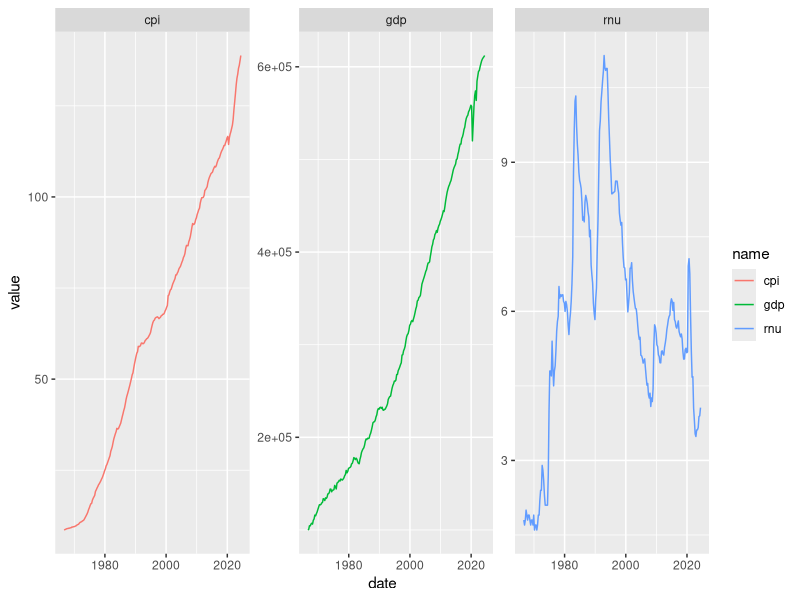

Reproduce this figure in R. (Note: this script raises an error after producing the figure.)
################################################################################
################################### SET UP #####################################
################################################################################

library(tidyverse)
library(urca)

setwd("C:/Users/gtd/OneDrive - Treasury/Documents/var_project")

################################################################################
############################### DATA IMPORT ####################################
################################################################################

data <- read_csv("data/data.csv")



################################################################################
################################# MODEL 1 ######################################
################################################################################

model_1_data <- data %>% 
  select(date,gdp,rnu,cpi)

######################## CREATING STATIONARY VARIABLES #########################

model_1_data %>% 
  pivot_longer(-date) %>% 
  ggplot(aes(date, value, colour = name)) + geom_line() + facet_wrap(~name, scales = "free")

# These series are clearly not stationary: therefore try differencing and doing unit root tests.






var=exp(-1*(-0.391648*(LOG(MEGCON/CNR)+0.217492*(LOG(PMEGCON*(1+RTCDMEG)/PCNR))-0.010937*TREND+0.007503*TRENDBR_2008Q4+4.820867)))*cnr











model_1_data <- model_1_data %>% 
  group_by(name) %>% 
  mutate(value = value - lag(value)) %>% 
  na.omit()

ggplot(model_1_data, aes(date, value, colour = name)) + geom_line() + facet_wrap(~name, scales = "free")

# These differenced series definitely look better


# GDP --------------------------------------------------------------------------

gdp_d <- model_1_data %>% 
  filter(name == "gdp") %>% 
  pull()

plot(gdp_d, type = "l")

adf_gdp_d <- ur.df(gdp_d, type = "drift")

summary(adf_gdp_d)


# Unemployment rate ------------------------------------------------------------


